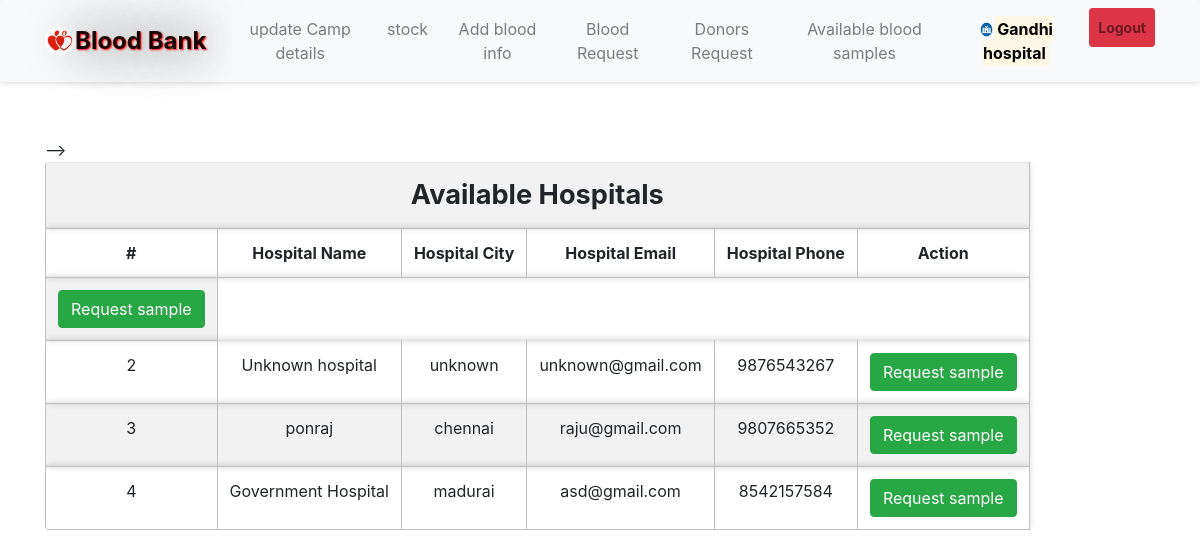
The page /dreqform.php (signed in) on the database its author committed.
### tables this page shows
CREATE TABLE IF NOT EXISTS `hospitals` (
  `id` int(3) NOT NULL AUTO_INCREMENT,
  `hname` varchar(25) NOT NULL,
  `hemail` varchar(25) NOT NULL,
  `hpassword` varchar(10) NOT NULL,
  `hphone` varchar(10) NOT NULL,
  `hcity` varchar(15) NOT NULL,
  PRIMARY KEY (`id`)
);

### message.php (called while the page is built, shortened)
<?php $counter=0; if(isset($_GET['msg'])) { ?>
	<div class="col-5 alert alert alert-success alert-dismissible fade show card" id="message">
		<button type="button" class="close" data-dismiss="alert" title="close">&times;</button><?php echo $_GET['msg'];?>
	</div>
<?php }?>

### dreqform.php (the view, shortened to what this page needs)
<?php
require 'file/connection.php';
$sql = "select * from hospitals";
$result = mysqli_query($conn, $sql);
?>
<!DOCTYPE html>
<html>
<?php require 'head.php'; ?>
<body>
    <?php require 'header.php'; ?>
    <div class="container cont">
        <?php require 'message.php'; ?>
        <table class="table table-responsive table-striped rounded mb-5">
            <tr>
                <th colspan="8" class="title">Available Hospitals</th>
            </tr>
            <tr>
                <th>#</th>
                <th>Hospital Name</th>
                <th>Hospital City</th>
                <th>Hospital Email</th>
                <th>Hospital Phone</th>
                <th>Action</th>
            </tr>
            <!-- <?php while ($row = mysqli_fetch_array($result)) { ?>
                <tr>
                    <td><?php echo ++$counter; ?></td>
                    <td><?php echo $row['hname']; ?></td>
                    <td><?php echo ($row['hcity']); ?></td>
                    <td><?php echo ($row['hemail']); ?></td>
                    <td><?php echo ($row['hphone']); ?></td>
                    <td><button class="btn btn-success" data-target="#modal" data-toggle="modal">Request sample</button></td>
                </tr>
            <?php } ?> -->
        </table>
    </div>
</body>

### css/style.css (style rules this page uses)
.cont { padding-top: 40px; text-align: justify; font-size: 1em; }
.card ,nav, .footer,tr,video { border-radius: 3px; transition: all 200ms ease-out; box-shadow: 0px 0px 7px rgba(0, 0, 0, 0.2); }
tr,th,td { border:0.1px solid silver; text-align: center; }
.title { font-weight: bold; font-size: 1.7em; text-transform: capitalize; text-align: center; }

### rows shown on the page
hospitals: hname "Unknown hospital", hcity "unknown", hemail "unknown@gmail.com", hphone "9876543267"
hospitals: hname "ponraj", hcity "chennai", hemail "raju@gmail.com", hphone "9807665352"
hospitals: hname "Government Hospital", hcity "madurai", hemail "asd@gmail.com", hphone "8542157584"

### other values the page prints
$_SESSION['hname'] "Gandhi hospital"
